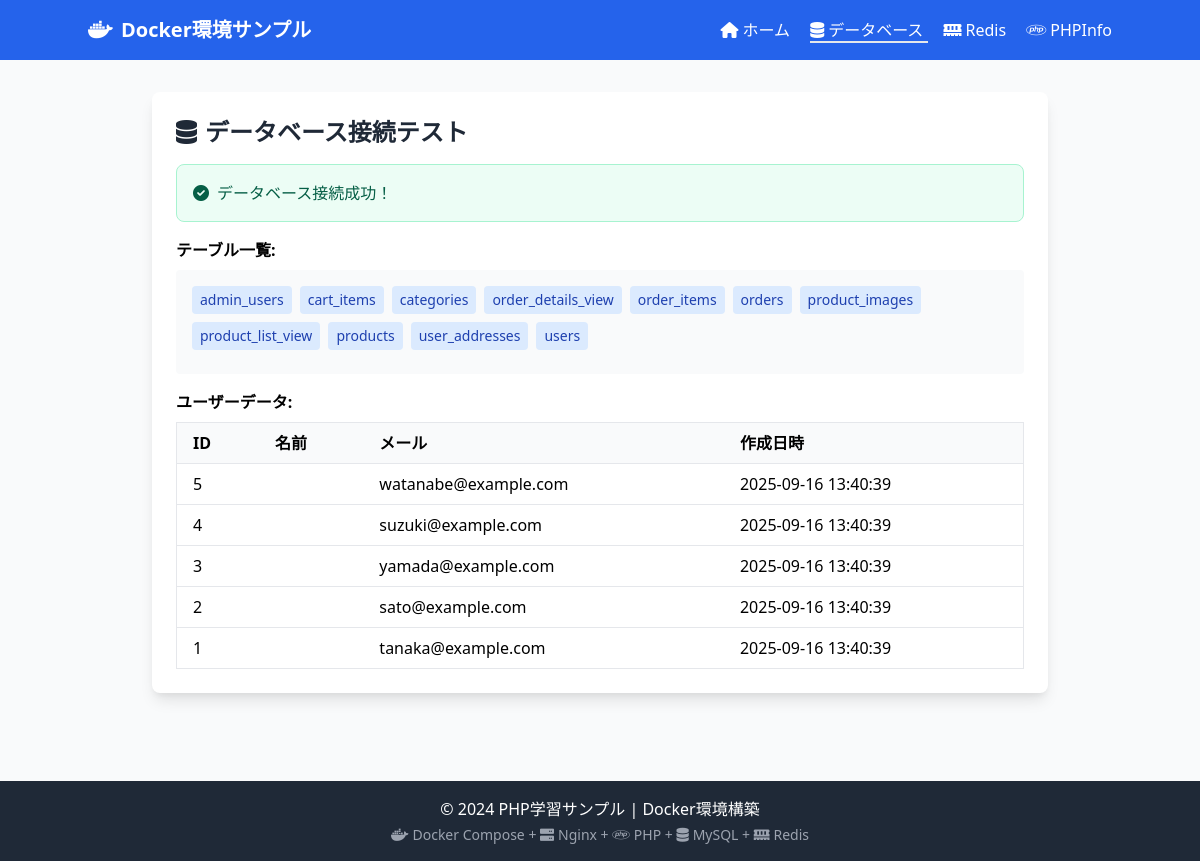
/next04_docker_git/sample/src/index.php?page=database, run on the app's committed database.
### tables this page shows
CREATE TABLE users (
    id INT AUTO_INCREMENT PRIMARY KEY,
    email VARCHAR(255) NOT NULL UNIQUE,
    password VARCHAR(255) NOT NULL,
    first_name VARCHAR(100) NOT NULL,
    last_name VARCHAR(100) NOT NULL,
    phone VARCHAR(20),
    birth_date DATE,
    gender ENUM('male', 'female', 'other'),
    is_active BOOLEAN DEFAULT TRUE,
    email_verified_at TIMESTAMP NULL,
    last_login_at TIMESTAMP NULL,
    created_at TIMESTAMP DEFAULT CURRENT_TIMESTAMP,
    updated_at TIMESTAMP DEFAULT CURRENT_TIMESTAMP ON UPDATE CURRENT_TIMESTAMP,
    
     
    INDEX idx_email (email),
    INDEX idx_name (last_name, first_name),
    INDEX idx_active (is_active),
    INDEX idx_created_at (created_at)
);

### next04_docker_git/sample/src/index.php (the view, shortened to what this page needs)
<?php
class Database {
    private static $instance = null;
    private $connection = null;
    private function __construct() {
        $host = $_ENV['DB_HOST'] ?? 'database';
        $dbname = $_ENV['DB_DATABASE'] ?? 'php_learning';
        $username = $_ENV['DB_USERNAME'] ?? 'php_user';
        $password = $_ENV['DB_PASSWORD'] ?? 'php_password';
        try {
            $dsn = "mysql:host={$host};dbname={$dbname};charset=utf8mb4";
            $this->connection = new PDO($dsn, $username, $password, [
                PDO::ATTR_ERRMODE => PDO::ERRMODE_EXCEPTION,
                PDO::ATTR_DEFAULT_FETCH_MODE => PDO::FETCH_ASSOC
            ]);
        } catch (PDOException $e) {
            die('データベース接続エラー: ' . $e->getMessage());
        }
    }
    public static function getInstance() {
        if (self::$instance === null) {
            self::$instance = new self();
        }
        return self::$instance;
    }
    public function getConnection() {
        return $this->connection;
    }
}
$request = $_GET['page'] ?? 'home';
?>
<!DOCTYPE html>
<html lang="ja">
<head>
    <link href="https://cdn.jsdelivr.net/npm/tailwindcss@2.2.19/dist/tailwind.min.css" rel="stylesheet">
    <link href="https://cdnjs.cloudflare.com/ajax/libs/font-awesome/6.0.0/css/all.min.css" rel="stylesheet">
</head>
<body class="bg-gray-50">
    <nav class="bg-blue-600 text-white p-4">
        <div class="container mx-auto flex justify-between items-center">
            <h1 class="text-xl font-bold">
                <i class="fab fa-docker mr-2"></i>Docker環境サンプル
            </h1>
            <div class="space-x-4">
                <a href="?page=home" class="hover:text-blue-200 transition <?= $request === 'home' ? 'border-b-2' : '' ?>">
                    <i class="fas fa-home mr-1"></i>ホーム
                </a>
                <a href="?page=database" class="hover:text-blue-200 transition <?= $request === 'database' ? 'border-b-2' : '' ?>">
                    <i class="fas fa-database mr-1"></i>データベース
                </a>
                <a href="?page=redis" class="hover:text-blue-200 transition <?= $request === 'redis' ? 'border-b-2' : '' ?>">
                    <i class="fas fa-memory mr-1"></i>Redis
                </a>
                <a href="?page=phpinfo" class="hover:text-blue-200 transition <?= $request === 'phpinfo' ? 'border-b-2' : '' ?>">
                    <i class="fab fa-php mr-1"></i>PHPInfo
                </a>
            </div>
        </div>
    </nav>
    <div class="container mx-auto py-8 px-4">
        <?php
        switch ($request) {
                ?>
                <?php
            case 'database':
                ?>
                <div class="max-w-4xl mx-auto">
                    <div class="bg-white rounded-lg shadow-lg p-6 mb-6">
                        <h2 class="text-2xl font-bold text-gray-800 mb-4">
                            <i class="fas fa-database mr-2 text-orange-500"></i>データベース接続テスト
                        </h2>
                        <?php
                        try {
                            $db = Database::getInstance();
                            $pdo = $db->getConnection();
                            echo '<div class="bg-green-50 border border-green-200 rounded-lg p-4 mb-4">';
                            echo '<p class="text-green-800"><i class="fas fa-check-circle mr-2"></i>データベース接続成功！</p>';
                            echo '</div>';
                            $stmt = $pdo->query("SHOW TABLES");
                            $tables = $stmt->fetchAll(PDO::FETCH_COLUMN);
                            echo '<h3 class="font-bold mb-2">テーブル一覧:</h3>';
                            echo '<div class="bg-gray-50 rounded p-4 mb-4">';
                            foreach ($tables as $table) {
                                echo '<span class="inline-block bg-blue-100 text-blue-800 px-2 py-1 rounded text-sm mr-2 mb-2">' . $table . '</span>';
                            }
                            echo '</div>';
                            $stmt = $pdo->query("SELECT * FROM users ORDER BY created_at DESC LIMIT 10");
                            $users = $stmt->fetchAll();
                            if ($users) {
                                echo '<h3 class="font-bold mb-2">ユーザーデータ:</h3>';
                                echo '<div class="overflow-x-auto">';
                                echo '<table class="min-w-full bg-white border border-gray-200">';
                                echo '<thead class="bg-gray-50"><tr>';
                                echo '<th class="px-4 py-2 text-left">ID</th>';
                                echo '<th class="px-4 py-2 text-left">名前</th>';
                                echo '<th class="px-4 py-2 text-left">メール</th>';
                                echo '<th class="px-4 py-2 text-left">作成日時</th>';
                                echo '</tr></thead><tbody>';
                                foreach ($users as $user) {
                                    echo '<tr class="border-t">';
                                    echo '<td class="px-4 py-2">' . $user['id'] . '</td>';
                                    echo '<td class="px-4 py-2">' . htmlspecialchars($user['name']) . '</td>';
                                    echo '<td class="px-4 py-2">' . htmlspecialchars($user['email']) . '</td>';
                                    echo '<td class="px-4 py-2">' . $user['created_at'] . '</td>';
                                    echo '</tr>';
                                }
                                echo '</tbody></table></div>';
                            }
                        } catch (Exception $e) {
                            echo '<div class="bg-red-50 border border-red-200 rounded-lg p-4">';
                            echo '<p class="text-red-800"><i class="fas fa-exclamation-circle mr-2"></i>データベース接続エラー: ' . $e->getMessage() . '</p>';
                            echo '</div>';
                        }
                        ?>
                    </div>
                </div>
                <?php
                break;
                ?>
                <?php
        }
        ?>
    </div>
    <footer class="bg-gray-800 text-white text-center py-4 mt-8">
        <p>&copy; 2024 PHP学習サンプル | Docker環境構築</p>
        <p class="text-sm text-gray-400 mt-1">
            <i class="fab fa-docker mr-1"></i>Docker Compose +
            <i class="fas fa-server mr-1"></i>Nginx +
            <i class="fab fa-php mr-1"></i>PHP +
            <i class="fas fa-database mr-1"></i>MySQL +
            <i class="fas fa-memory mr-1"></i>Redis
        </p>
    </footer>
</body>
</html>

### data on the page
users: id "5", email "watanabe@example.com", created_at "2025-09-16 13:40:39"
users: id "4", email "suzuki@example.com", created_at "2025-09-16 13:40:39"
users: id "3", email "yamada@example.com", created_at "2025-09-16 13:40:39"
users: id "2", email "sato@example.com", created_at "2025-09-16 13:40:39"
users: id "1", email "tanaka@example.com", created_at "2025-09-16 13:40:39"

### other printed values
$table "admin_users"
$table "cart_items"
$table "categories"
$table "order_details_view"
$table "order_items"
$table "orders"
$table "product_images"
$table "product_list_view"
$table "products"
$table "user_addresses"
$table "users"
